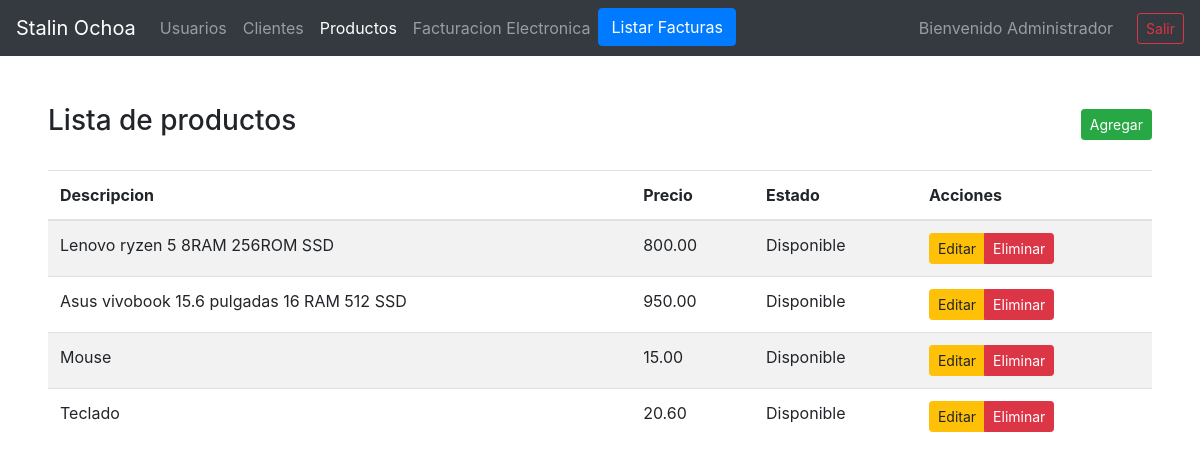
/registra_producto.php (signed in), run on the app's committed database.
### tables this page shows
CREATE TABLE IF NOT EXISTS `fact_users` (
  `user_id` int(11) NOT NULL AUTO_INCREMENT,
  `user_name` varchar(50) NOT NULL,
  `user_email` varchar(100) NOT NULL,
  `user_password` varchar(100) NOT NULL,
  `profile_id` int(11) NOT NULL,
  `user_status` smallint(6) NOT NULL DEFAULT 0,
  PRIMARY KEY (`user_id`),
  UNIQUE KEY `user_name` (`user_name`),
  UNIQUE KEY `user_email` (`user_email`),
  KEY `FK1_user_profile` (`profile_id`),
  CONSTRAINT `FK1_user_profile` FOREIGN KEY (`profile_id`) REFERENCES `fact_users_profiles` (`profile_id`)
);

CREATE TABLE IF NOT EXISTS `fact_products` (
  `product_id` int(11) NOT NULL AUTO_INCREMENT,
  `product_description` varchar(200) NOT NULL DEFAULT '0',
  `product_price` float NOT NULL DEFAULT 0,
  `product_status` int(11) NOT NULL DEFAULT 0,
  PRIMARY KEY (`product_id`)
);

### includes/sesion.php (called while the page is built, shortened)
<?php
	$user_name=$_SESSION['user_name'];
	?>

### registra_producto.php (the view, shortened to what this page needs)
<?php
    include('includes/conexion.php');
   include('includes/sesion.php');
    $result=mysqli_query($con, "select * from fact_users where user_name='$user_name'")or die('Error en la sesion');
    $row=mysqli_fetch_array($result);
    $products=mysqli_query($con, "select * from fact_products")or die('Error en la sesion');
    ?>
<!DOCTYPE html>
<html lang="en">
<head>
   <link rel="stylesheet" href="assets/bootstrap4/css/bootstrap.min.css">
</head>
<body>
   <nav class="navbar navbar-expand-lg navbar-dark bg-dark">
      <a class="navbar-brand" href="menu_p.php">Stalin Ochoa</a>
      <div class="collapse navbar-collapse" id="navbarText">
        <ul class="navbar-nav mr-auto">
      <li class="nav-item ">
        <a class="nav-link" href="menu_user.php">Usuarios </a>
      </li>
      <li class="nav-item ">
        <a class="nav-link" href="registra_cliente.php">Clientes </a>
      </li>
      <li class="nav-item ">
        <a class="nav-link active" href="registra_producto.php">Productos </a>
      </li>
      <li class="nav-item">
        <a class="nav-link" href="verifica_cliente.php">Facturacion Electronica</a>
      </li>
      <li class="nav-item">
        <a class="btn btn-primary" href="facturas.php">Listar Facturas</a>
      </li>
    </ul>
         <span class="navbar-text">
            Bienvenido
            <?php echo $row['user_name']; ?>
         </span>
         <a class="btn btn-outline-danger btn-sm ml-4" href="functions/logout.php">Salir</a>
      </div>
   </nav>
   <div class="container-fluid p-5">
      <div class="d-flex justify-content-between align-items-center ">
         <h3>Lista de productos</h3>
         <div class="btn-group" role="group" aria-label="Basic example">
            <button class="btn btn-sm btn-success" data-toggle="modal" data-target="#exampleModal"
               onclick="addProduct()">Agregar</button>
         </div>
      </div>
      <br>
      <table class="table table-striped table-hover">
         <thead>
            <tr>
               <th>Descripcion</th>
               <th>Precio</th>
               <th>Estado</th>
               <th>Acciones</th>
            </tr>
         </thead>
         <tbody>
            <?php
         foreach ($products as $item) {
            $status=($item['product_status']==1) ? 'Disponible':'No disponible';?>
            <tr>
               <td>
                  <?php echo $item['product_description']; ?>
               </td>
               <td>
                  <?php echo number_format($item['product_price'],2,'.',','); ?>
               </td>
               <td>
                  <?php echo $status; ?>
               </td>
               <td>
                  <div class="btn-group" role="group" aria-label="Basic example">
                     <button type="button" onclick='editProduct(<?= json_encode($item); ?>)'
                        class="btn btn-warning btn-sm">Editar</button>
                     <a type="button" href="products/delete.php?product_id=<?php echo $item['product_id']; ?>"
                        class="btn btn-danger btn-sm">Eliminar</a>
                  </div>
               </td>
            </tr>
            <?php
         }  ?>
         </tbody>
      </table>
   </div>
</body>
</html>

### data on the page
fact_users: user_name "Administrador"
fact_products: product_description "Lenovo ryzen 5 8RAM 256ROM SSD", product_price "800.00", product_status "Disponible"
fact_products: product_description "Asus vivobook 15.6 pulgadas 16 RAM 512 SSD", product_price "950.00", product_status "Disponible"
fact_products: product_description "Mouse", product_price "15.00", product_status "Disponible"
fact_products: product_description "Teclado", product_price "20.60", product_status "Disponible"
